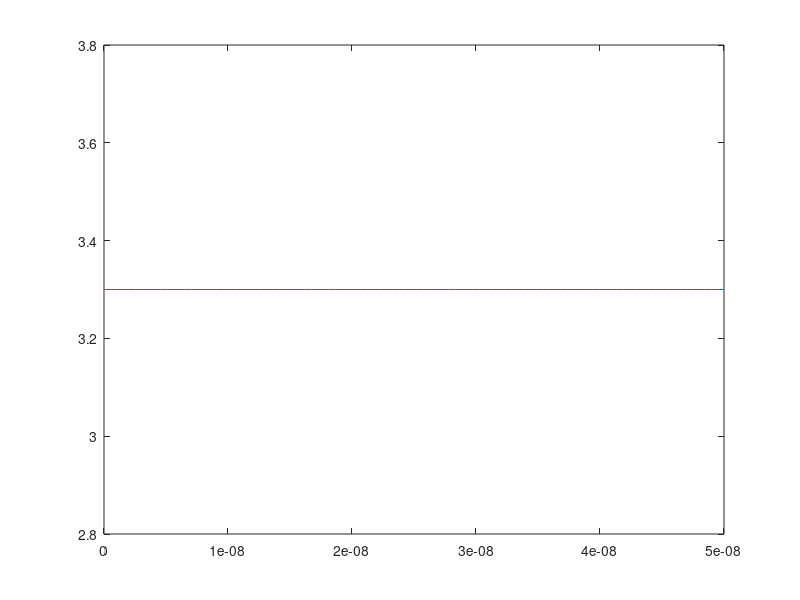

This chart was generated by the following MATLAB code:
%Project 2.8
clc; clear;
%vt = A*exp(-t/2*R*C)
R = 5000;
L = 1e-6;
C = 10e-12;
v0 = 3.3;
i0 = 0;
dv0 = ((-1/(R*C))*v0);
A = v0/exp(-0/2*R*C);
t = linspace(0,50e-9);
vt = A*exp(-t/2*R*C);
plot(t,vt);
disp(vt);